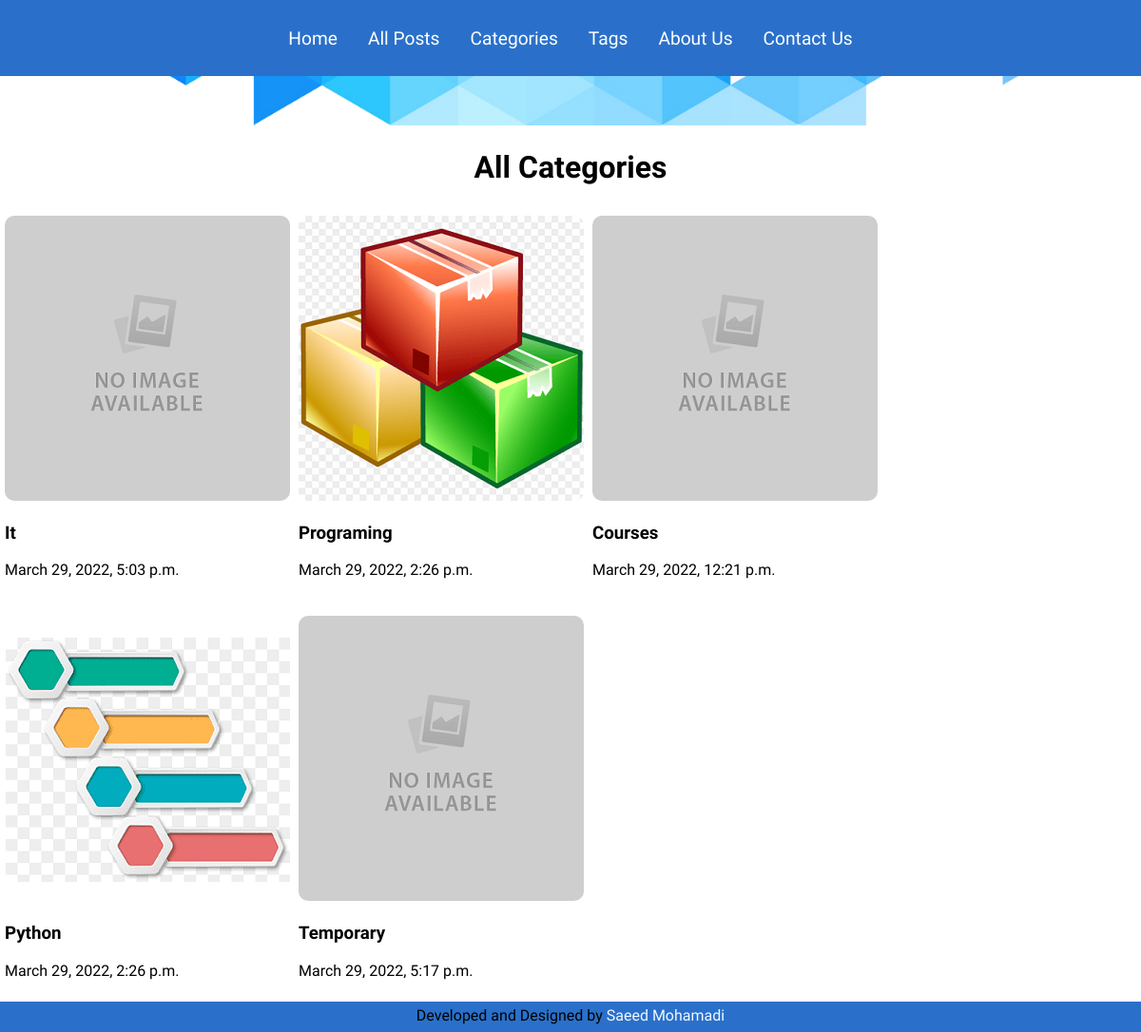
Page /categories on the earlier database version.
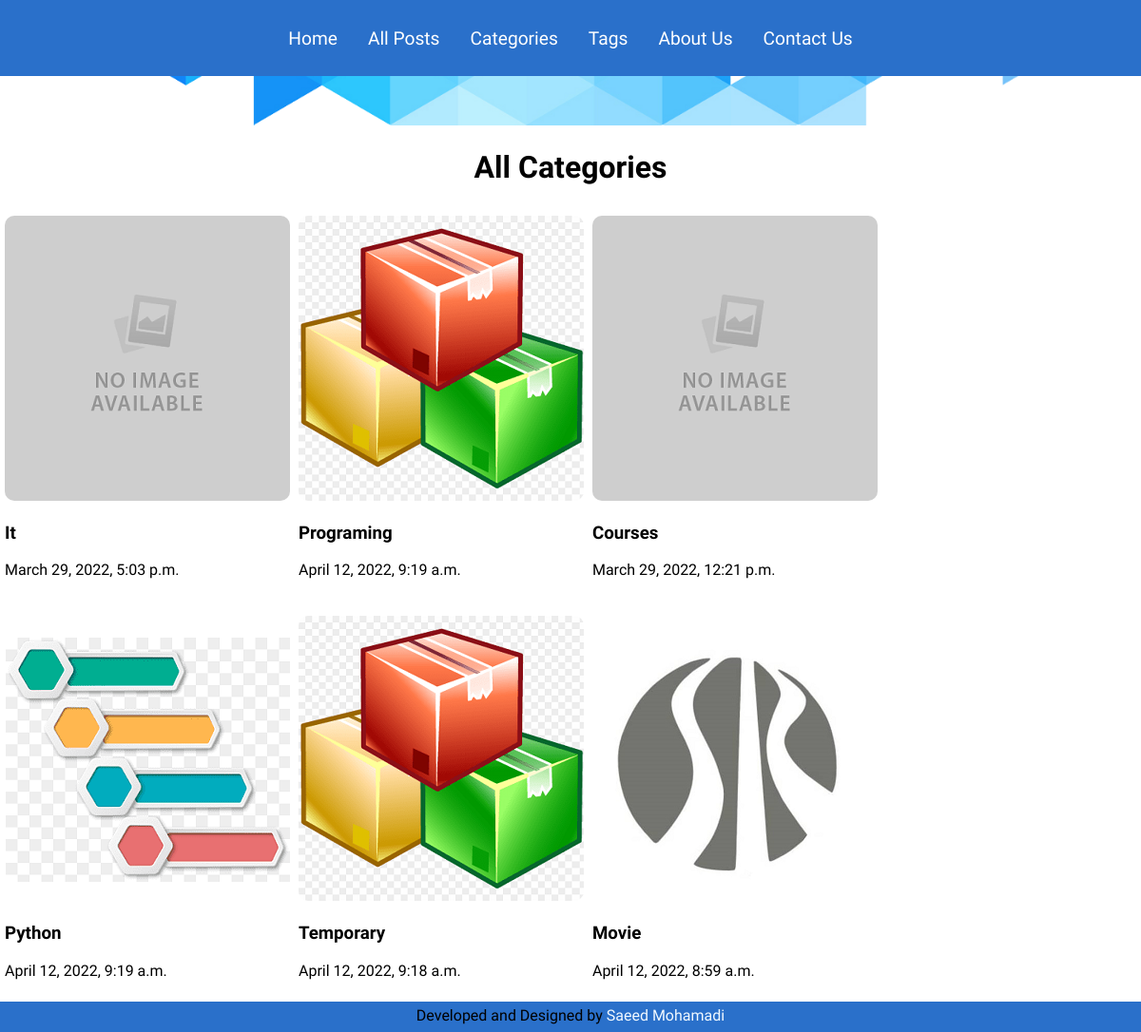
Same page on the later database version.
### blog/models.py (models this page shows, shortened)
class Category(models.Model):
    title = models.CharField(max_length=30)
    order = models.PositiveIntegerField()
    image = models.ImageField(upload_to='catimages', blank=True)
    slug = models.SlugField(null=False, unique=True, blank=True)
    parent = models.ForeignKey('self', on_delete=models.SET_NULL,
                               null=True, blank=True,)
    created_at = models.DateTimeField(auto_now_add=True)
    updated_at = models.DateTimeField(auto_now=True)
    class Meta:
        verbose_name_plural = 'Categories'
        unique_together = [['parent', 'slug']]

### blog/views.py (the view)
# urls.py: path('<page>', views.pages, name='pages'),
def pages(request, page):
    basic_options = BlogOptions.objects.all()[0]
    if page == 'about':
        return render(request, 'blog/about.html', {
            'title': 'about us',
            'options': basic_options
        })
    elif page == 'contact':
        return render(request, 'blog/contact.html', {
            'title': 'contact us',
            'options': basic_options
        })
    elif page == 'posts':
        allposts = Post.objects.all()
        return render(request, 'blog/posts.html', {
            'title': 'all posts',
            'posts': allposts
        })
    elif page == 'categories':
        allcats = Category.objects.all()
        return render(request, 'blog/categories.html', {
            'title': 'all categories',
            'categories': allcats
        })
    elif page == 'tags':
        alltags = Tag.objects.all()
        return render(request, 'blog/tags.html', {
            'title': 'all Tags',
            'tags': alltags,
        })
    else:
        raise Http404()

### blog/templates/blog/categories.html (shortened to what this page needs)
{% extends 'base_page.html' %}
{% load static %}
{% block css %}
    <link rel="stylesheet" href= {% static 'blog/page.css' %}>
    <link rel="stylesheet" href="{% static 'blog/includes/cat_single.css' %}">
{% endblock css %}
{% block categories %}
    <h1>{{ title|title }}</h1>
    <section id='top-cats'>
        <ul>
            {% for cat in categories %}
            {% include 'blog/includes/cat_single.html' %}
            {% endfor %}
        </ul>
    </section>
{% endblock categories %}

### blog/templates/blog/includes/cat_single.html
{% load static %}
<li class='li-sec'>
    <article>
        <a href="{% url 'cat_page' cat.slug %}">
            {% if cat.image == '' %}
                <img src="{% static 'files/mysite.png' %}" alt="{{ cat.title }}">
            {% else %}
                <img src="{{ cat.image.url }}" alt="{{ cat.title }}">
            {% endif %}
            <div>
                <h3>{{ cat.title|title }}</h3>
                <time>
                    {{ cat.updated_at }}
                </time>
            </div>
        </a>
    </article>
</li>

Differences in the rows shown:
changed Category "Programing": updated_at "March 29, 2022, 2:26 p.m." → "April 12, 2022, 9:19 a.m."
changed Category "Python": updated_at "March 29, 2022, 2:26 p.m." → "April 12, 2022, 9:19 a.m."
changed Category "Temporary": image: picture added; updated_at "March 29, 2022, 5:17 p.m." → "April 12, 2022, 9:18 a.m."
added Category: image (picture), title "Movie", updated_at "April 12, 2022, 8:59 a.m."
